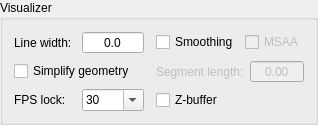
          <widget class="GroupBox" name="grpVisualizer">
           <property name="title">
            <string>Visualizer</string>
           </property>
           <layout class="QVBoxLayout" name="verticalLayout_2">
            <item>
             <layout class="QGridLayout" name="gridLayout_5">
              <item row="1" column="0">
               <widget class="QCheckBox" name="chkSimplify">
                <property name="text">
                 <string>Simplify geometry</string>
                </property>
               </widget>
              </item>
              <item row="0" column="0">
               <layout class="QHBoxLayout" name="horizontalLayout_4">
                <item>
                 <widget class="QLabel" name="label_5">
                  <property name="text">
                   <string>Line width:</string>
                  </property>
                 </widget>
                </item>
                <item>
                 <widget class="QDoubleSpinBox" name="txtLineWidth">
                  <property name="alignment">
                   <set>Qt::AlignCenter</set>
                  </property>
                  <property name="buttonSymbols">
                   <enum>QAbstractSpinBox::NoButtons</enum>
                  </property>
                  <property name="decimals">
                   <number>1</number>
                  </property>
                  <property name="maximum">
                   <double>9.000000000000000</double>
                  </property>
                 </widget>
                </item>
               </layout>
              </item>
              <item row="2" column="0">
               <layout class="QHBoxLayout" name="horizontalLayout_7">
                <item>
                 <widget class="QLabel" name="label_7">
                  <property name="text">
                   <string>FPS lock:</string>
                  </property>
                 </widget>
                </item>
                <item>
                 <widget class="QComboBox" name="cboFps">
                  <property name="inputMethodHints">
                   <set>Qt::ImhDigitsOnly|Qt::ImhFormattedNumbersOnly</set>
                  </property>
                  <property name="editable">
                   <bool>true</bool>
                  </property>
                  <item>
                   <property name="text">
                    <string>30</string>
                   </property>
                  </item>
                  <item>
                   <property name="text">
                    <string>60</string>
                   </property>
                  </item>
                  <item>
                   <property name="text">
                    <string>120</string>
                   </property>
                  </item>
                 </widget>
                </item>
               </layout>
              </item>
              <item row="0" column="3">
               <layout class="QHBoxLayout" name="horizontalLayout_5">
                <item>
                 <widget class="QCheckBox" name="chkAntialiasing">
                  <property name="text">
                   <string>Smoothing</string>
                  </property>
                 </widget>
                </item>
                <item>
                 <widget class="QCheckBox" name="radMSAA">
                  <property name="enabled">
                   <bool>false</bool>
                  </property>
                  <property name="text">
                   <string>MSAA</string>
                  </property>
                 </widget>
                </item>
               </layout>
              </item>
              <item row="1" column="3">
               <layout class="QHBoxLayout" name="horizontalLayout_13">
                <item>
                 <widget class="QLabel" name="label_8">
                  <property name="enabled">
                   <bool>false</bool>
                  </property>
                  <property name="text">
                   <string>Segment length:</string>
                  </property>
                 </widget>
                </item>
                <item>
                 <widget class="QDoubleSpinBox" name="txtSimplifyPrecision">
                  <property name="enabled">
                   <bool>false</bool>
                  </property>
                  <property name="alignment">
                   <set>Qt::AlignCenter</set>
                  </property>
                  <property name="buttonSymbols">
                   <enum>QAbstractSpinBox::NoButtons</enum>
                  </property>
                  <property name="decimals">
                   <number>2</number>
                  </property>
                  <property name="maximum">
                   <double>99.000000000000000</double>
                  </property>
                 </widget>
                </item>
               </layout>
              </item>
              <item row="2" column="3">
               <widget class="QCheckBox" name="chkZBuffer">
                <property name="text">
                 <string>Z-buffer</string>
                </property>
               </widget>
              </item>
              <item row="0" column="2">
               <spacer name="horizontalSpacer_5">
                <property name="orientation">
                 <enum>Qt::Horizontal</enum>
                </property>
                <property name="sizeType">
                 <enum>QSizePolicy::Fixed</enum>
                </property>
                <property name="sizeHint" stdset="0">
                 <size>
                  <width>6</width>
                  <height>20</height>
                 </size>
                </property>
               </spacer>
              </item>
             </layout>
            </item>
           </layout>
          </widget>
